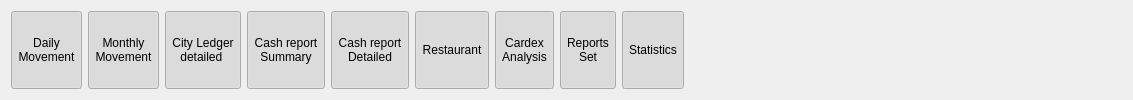
    <widget class="QWidget" name="w2" native="true">
     <layout class="QHBoxLayout" name="horizontalLayout_3">
      <item>
       <widget class="EToolbarButton" name="btnDailyMovement">
        <property name="minimumSize">
         <size>
          <width>0</width>
          <height>0</height>
         </size>
        </property>
        <property name="maximumSize">
         <size>
          <width>555</width>
          <height>555</height>
         </size>
        </property>
        <property name="focusPolicy">
         <enum>Qt::NoFocus</enum>
        </property>
        <property name="text">
         <string>Daily
Movement</string>
        </property>
        <property name="icon">
         <iconset resource="res.qrc">
          <normaloff>:/images/graph.png</normaloff>:/images/graph.png</iconset>
        </property>
        <property name="iconSize">
         <size>
          <width>32</width>
          <height>32</height>
         </size>
        </property>
        <property name="checkable">
         <bool>true</bool>
        </property>
        <property name="checked">
         <bool>true</bool>
        </property>
        <property name="toolButtonStyle">
         <enum>Qt::ToolButtonTextUnderIcon</enum>
        </property>
        <property name="autoRaise">
         <bool>true</bool>
        </property>
        <property name="arrowType">
         <enum>Qt::NoArrow</enum>
        </property>
        <property name="Tag" stdset="0">
         <string/>
        </property>
       </widget>
      </item>
      <item>
       <widget class="EToolbarButton" name="btnMonthlyMovement">
        <property name="minimumSize">
         <size>
          <width>0</width>
          <height>0</height>
         </size>
        </property>
        <property name="maximumSize">
         <size>
          <width>555</width>
          <height>555</height>
         </size>
        </property>
        <property name="focusPolicy">
         <enum>Qt::NoFocus</enum>
        </property>
        <property name="text">
         <string>Monthly
Movement</string>
        </property>
        <property name="icon">
         <iconset resource="res.qrc">
          <normaloff>:/images/graph.png</normaloff>:/images/graph.png</iconset>
        </property>
        <property name="iconSize">
         <size>
          <width>32</width>
          <height>32</height>
         </size>
        </property>
        <property name="checkable">
         <bool>true</bool>
        </property>
        <property name="checked">
         <bool>true</bool>
        </property>
        <property name="toolButtonStyle">
         <enum>Qt::ToolButtonTextUnderIcon</enum>
        </property>
        <property name="autoRaise">
         <bool>true</bool>
        </property>
        <property name="arrowType">
         <enum>Qt::NoArrow</enum>
        </property>
        <property name="Tag" stdset="0">
         <string/>
        </property>
       </widget>
      </item>
      <item>
       <widget class="EToolbarButton" name="btnCityLedgerDetailedBalance">
        <property name="minimumSize">
         <size>
          <width>0</width>
          <height>0</height>
         </size>
        </property>
        <property name="maximumSize">
         <size>
          <width>555</width>
          <height>555</height>
         </size>
        </property>
        <property name="focusPolicy">
         <enum>Qt::NoFocus</enum>
        </property>
        <property name="text">
         <string>City Ledger
detailed </string>
        </property>
        <property name="icon">
         <iconset resource="res.qrc">
          <normaloff>:/images/balance.png</normaloff>:/images/balance.png</iconset>
        </property>
        <property name="iconSize">
         <size>
          <width>32</width>
          <height>32</height>
         </size>
        </property>
        <property name="checkable">
         <bool>true</bool>
        </property>
        <property name="checked">
         <bool>true</bool>
        </property>
        <property name="toolButtonStyle">
         <enum>Qt::ToolButtonTextUnderIcon</enum>
        </property>
        <property name="autoRaise">
         <bool>true</bool>
        </property>
        <property name="arrowType">
         <enum>Qt::NoArrow</enum>
        </property>
        <property name="Tag" stdset="0">
         <string/>
        </property>
       </widget>
      </item>
      <item>
       <widget class="EToolbarButton" name="btnCashReportSummary">
        <property name="minimumSize">
         <size>
          <width>0</width>
          <height>0</height>
         </size>
        </property>
        <property name="maximumSize">
         <size>
          <width>555</width>
          <height>555</height>
         </size>
        </property>
        <property name="focusPolicy">
         <enum>Qt::NoFocus</enum>
        </property>
        <property name="text">
         <string>Cash report
Summary</string>
        </property>
        <property name="icon">
         <iconset resource="res.qrc">
          <normaloff>:/images/money.png</normaloff>:/images/money.png</iconset>
        </property>
        <property name="iconSize">
         <size>
          <width>32</width>
          <height>32</height>
         </size>
        </property>
        <property name="checkable">
         <bool>true</bool>
        </property>
        <property name="checked">
         <bool>true</bool>
        </property>
        <property name="toolButtonStyle">
         <enum>Qt::ToolButtonTextUnderIcon</enum>
        </property>
        <property name="autoRaise">
         <bool>true</bool>
        </property>
        <property name="arrowType">
         <enum>Qt::NoArrow</enum>
        </property>
        <property name="Tag" stdset="0">
         <string/>
        </property>
       </widget>
      </item>
      <item>
       <widget class="EToolbarButton" name="btnCashReportDetailed">
        <property name="minimumSize">
         <size>
          <width>0</width>
          <height>0</height>
         </size>
        </property>
        <property name="maximumSize">
         <size>
          <width>555</width>
          <height>555</height>
         </size>
        </property>
        <property name="focusPolicy">
         <enum>Qt::NoFocus</enum>
        </property>
        <property name="text">
         <string>Cash report
Detailed</string>
        </property>
        <property name="icon">
         <iconset resource="res.qrc">
          <normaloff>:/images/money.png</normaloff>:/images/money.png</iconset>
        </property>
        <property name="iconSize">
         <size>
          <width>32</width>
          <height>32</height>
         </size>
        </property>
        <property name="checkable">
         <bool>true</bool>
        </property>
        <property name="checked">
         <bool>true</bool>
        </property>
        <property name="toolButtonStyle">
         <enum>Qt::ToolButtonTextUnderIcon</enum>
        </property>
        <property name="autoRaise">
         <bool>true</bool>
        </property>
        <property name="arrowType">
         <enum>Qt::NoArrow</enum>
        </property>
        <property name="Tag" stdset="0">
         <string/>
        </property>
       </widget>
      </item>
      <item>
       <widget class="EToolbarButton" name="btnRestaurant">
        <property name="minimumSize">
         <size>
          <width>0</width>
          <height>0</height>
         </size>
        </property>
        <property name="maximumSize">
         <size>
          <width>555</width>
          <height>555</height>
         </size>
        </property>
        <property name="focusPolicy">
         <enum>Qt::NoFocus</enum>
        </property>
        <property name="text">
         <string>Restaurant</string>
        </property>
        <property name="icon">
         <iconset resource="res.qrc">
          <normaloff>:/images/cutlery.png</normaloff>:/images/cutlery.png</iconset>
        </property>
        <property name="iconSize">
         <size>
          <width>32</width>
          <height>32</height>
         </size>
        </property>
        <property name="checkable">
         <bool>true</bool>
        </property>
        <property name="checked">
         <bool>true</bool>
        </property>
        <property name="toolButtonStyle">
         <enum>Qt::ToolButtonTextUnderIcon</enum>
        </property>
        <property name="autoRaise">
         <bool>true</bool>
        </property>
        <property name="arrowType">
         <enum>Qt::NoArrow</enum>
        </property>
        <property name="Tag" stdset="0">
         <string/>
        </property>
       </widget>
      </item>
      <item>
       <widget class="EToolbarButton" name="btnCardexAnalysis">
        <property name="minimumSize">
         <size>
          <width>0</width>
          <height>0</height>
         </size>
        </property>
        <property name="maximumSize">
         <size>
          <width>555</width>
          <height>555</height>
         </size>
        </property>
        <property name="focusPolicy">
         <enum>Qt::NoFocus</enum>
        </property>
        <property name="text">
         <string>Cardex
Analysis</string>
        </property>
        <property name="icon">
         <iconset resource="res.qrc">
          <normaloff>:/images/partner.png</normaloff>:/images/partner.png</iconset>
        </property>
        <property name="iconSize">
         <size>
          <width>32</width>
          <height>32</height>
         </size>
        </property>
        <property name="checkable">
         <bool>true</bool>
        </property>
        <property name="checked">
         <bool>true</bool>
        </property>
        <property name="toolButtonStyle">
         <enum>Qt::ToolButtonTextUnderIcon</enum>
        </property>
        <property name="autoRaise">
         <bool>true</bool>
        </property>
        <property name="arrowType">
         <enum>Qt::NoArrow</enum>
        </property>
        <property name="Tag" stdset="0">
         <string/>
        </property>
       </widget>
      </item>
      <item>
       <widget class="EToolbarButton" name="btnReportSet">
        <property name="minimumSize">
         <size>
          <width>0</width>
          <height>0</height>
         </size>
        </property>
        <property name="maximumSize">
         <size>
          <width>555</width>
          <height>555</height>
         </size>
        </property>
        <property name="focusPolicy">
         <enum>Qt::NoFocus</enum>
        </property>
        <property name="text">
         <string>Reports
Set</string>
        </property>
        <property name="icon">
         <iconset resource="res.qrc">
          <normaloff>:/images/reports.png</normaloff>:/images/reports.png</iconset>
        </property>
        <property name="iconSize">
         <size>
          <width>32</width>
          <height>32</height>
         </size>
        </property>
        <property name="checkable">
         <bool>true</bool>
        </property>
        <property name="checked">
         <bool>true</bool>
        </property>
        <property name="toolButtonStyle">
         <enum>Qt::ToolButtonTextUnderIcon</enum>
        </property>
        <property name="autoRaise">
         <bool>true</bool>
        </property>
        <property name="arrowType">
         <enum>Qt::NoArrow</enum>
        </property>
        <property name="Tag" stdset="0">
         <string/>
        </property>
       </widget>
      </item>
      <item>
       <widget class="EToolbarButton" name="btnStatistics">
        <property name="minimumSize">
         <size>
          <width>0</width>
          <height>0</height>
         </size>
        </property>
        <property name="maximumSize">
         <size>
          <width>555</width>
          <height>555</height>
         </size>
        </property>
        <property name="focusPolicy">
         <enum>Qt::NoFocus</enum>
        </property>
        <property name="text">
         <string>Statistics</string>
        </property>
        <property name="icon">
         <iconset resource="res.qrc">
          <normaloff>:/images/reports.png</normaloff>:/images/reports.png</iconset>
        </property>
        <property name="iconSize">
         <size>
          <width>32</width>
          <height>32</height>
         </size>
        </property>
        <property name="checkable">
         <bool>true</bool>
        </property>
        <property name="checked">
         <bool>true</bool>
        </property>
        <property name="toolButtonStyle">
         <enum>Qt::ToolButtonTextUnderIcon</enum>
        </property>
        <property name="autoRaise">
         <bool>true</bool>
        </property>
        <property name="arrowType">
         <enum>Qt::NoArrow</enum>
        </property>
        <property name="Tag" stdset="0">
         <string/>
        </property>
       </widget>
      </item>
      <item>
       <spacer name="horizontalSpacer_5">
        <property name="orientation">
         <enum>Qt::Horizontal</enum>
        </property>
        <property name="sizeHint" stdset="0">
         <size>
          <width>438</width>
          <height>20</height>
         </size>
        </property>
       </spacer>
      </item>
     </layout>
    </widget>
